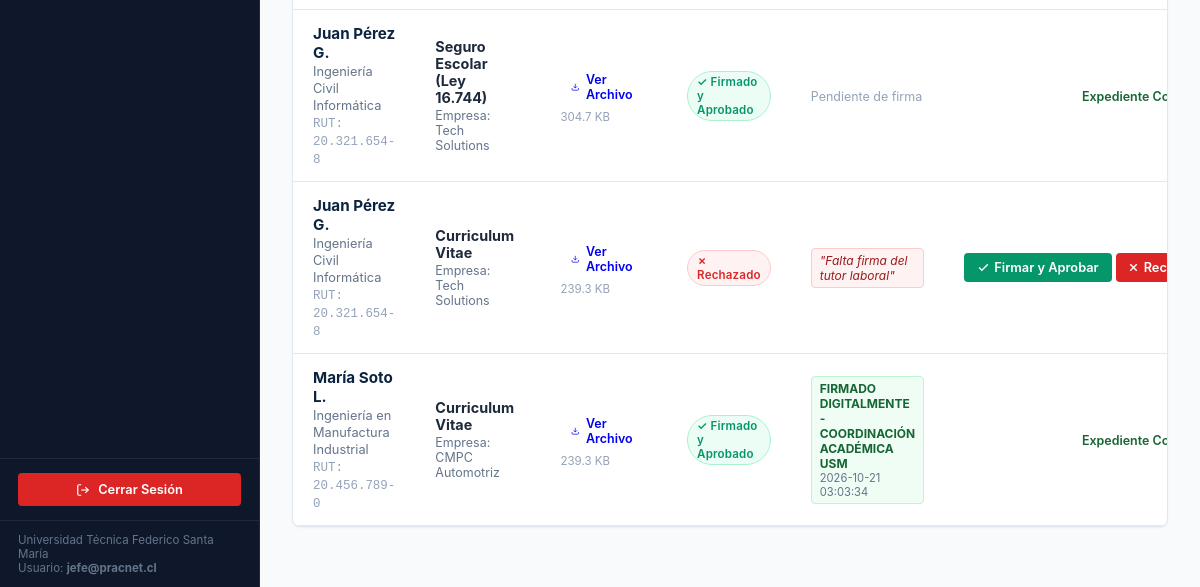
The page /admin/documentos (signed in, lower part) on the database as committed earlier.
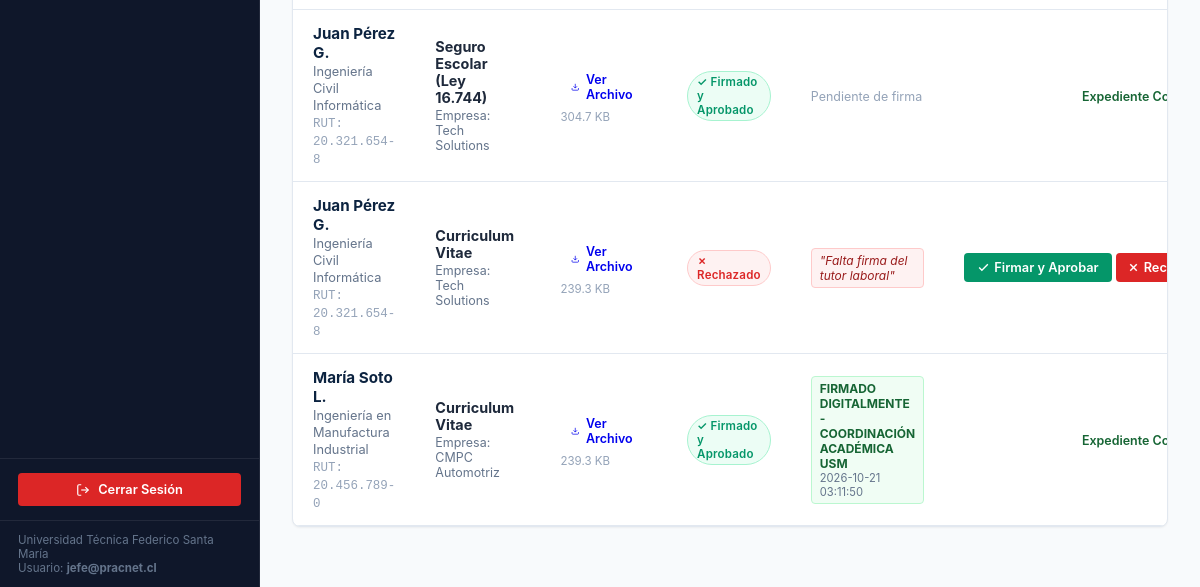
The same page on the database as committed later.
### tables this page shows
CREATE TABLE documento_practica (
            id INTEGER PRIMARY KEY AUTOINCREMENT,
            estudiante_id INTEGER NOT NULL REFERENCES estudiante(id) ON DELETE CASCADE,
            postulacion_id INTEGER REFERENCES postulacion(id) ON DELETE SET NULL,
            tipo_documento TEXT NOT NULL,
            nombre_archivo TEXT NOT NULL,
            ruta_archivo TEXT NOT NULL,
            tamano_bytes INTEGER,
            estado_validacion TEXT DEFAULT 'Pendiente',
            fecha_subida TIMESTAMP DEFAULT CURRENT_TIMESTAMP
        , observacion TEXT, firmado_por TEXT, fecha_firma TIMESTAMP);

CREATE TABLE estudiante (
            id INTEGER PRIMARY KEY AUTOINCREMENT,
            usuario_id INTEGER UNIQUE REFERENCES usuario(id) ON DELETE CASCADE,
            nombre TEXT NOT NULL,
            apellido TEXT,
            rut TEXT UNIQUE NOT NULL,
            correo_institucional TEXT NOT NULL,
            carrera TEXT NOT NULL,
            universidad TEXT DEFAULT 'Universidad Técnica Federico Santa María',
            sede TEXT DEFAULT 'Campus San Joaquín',
            ano_ingreso INTEGER DEFAULT 2022,
            semestre_actual INTEGER DEFAULT 8,
            avance_malla INTEGER DEFAULT 75,
            creditos_totales INTEGER DEFAULT 180,
            es_primera_practica INTEGER DEFAULT 1,
            habilidades TEXT,
            ubicacion TEXT DEFAULT 'Santiago, Chile',
            telefono TEXT DEFAULT '+56 9 1234 5678'
        );

CREATE TABLE empresa (
            id INTEGER PRIMARY KEY AUTOINCREMENT,
            usuario_id INTEGER REFERENCES usuario(id) ON DELETE SET NULL,
            nombre TEXT NOT NULL,
            area TEXT NOT NULL,
            direccion TEXT,
            correo_contacto TEXT,
            rut TEXT UNIQUE,
            convenio_vigente INTEGER DEFAULT 1,
            tasa_retencion INTEGER DEFAULT 35
        );

### app/routes_admin.py (the view)
@admin_bp.route('/documentos')
def documentos():
    estado_filtro = request.args.get('estado', '')
    with get_db() as conn:
        cursor = conn.cursor()
        query = """
            SELECT d.*, e.nombre as est_nombre, e.apellido as est_apellido, e.rut as est_rut, e.carrera as est_carrera,
                   o.titulo as oferta_titulo, emp.nombre as empresa_nombre
            FROM documento_practica d
            JOIN estudiante e ON d.estudiante_id = e.id
            LEFT JOIN postulacion p ON d.postulacion_id = p.id
            LEFT JOIN oferta_practica o ON p.oferta_practica_id = o.id
            LEFT JOIN empresa emp ON o.empresa_id = emp.id
        """
        params = []
        if estado_filtro:
            query += " WHERE d.estado_validacion = ?"
            params.append(estado_filtro)
        query += " ORDER BY d.id DESC"
        cursor.execute(query, tuple(params))
        documentos_lista = cursor.fetchall()
    return render_template('admin/documentos.html', documentos=documentos_lista, estado_filtro=estado_filtro)

### app/__init__.py (called while the page is built)
def create_app():
    app = Flask(__name__)
    app.config.from_object(Config)
    os.makedirs(app.config['UPLOAD_FOLDER'], exist_ok=True)
    init_db()
    from app.auth import auth_bp
    from app.routes_admin import admin_bp
    from app.routes_student import student_bp
    from app.routes_empresa import empresa_bp
    app.register_blueprint(auth_bp)
    app.register_blueprint(admin_bp)
    app.register_blueprint(student_bp)
    app.register_blueprint(empresa_bp)
    @app.route('/')
    def index():
        return redirect(url_for('auth.login'))
    @app.errorhandler(404)
    def page_not_found(e):
        return render_template('404.html'), 404
    @app.errorhandler(500)
    def internal_server_error(e):
        return render_template('500.html'), 500
    @app.after_request
    def apply_security_headers(response):
        return add_security_headers(response)
    return app

### app/database.py (called while the page is built)
def get_db_connection():
    conn = sqlite3.connect(Config.DATABASE_PATH)
    conn.row_factory = sqlite3.Row
    conn.execute("PRAGMA foreign_keys = ON;")
    return conn

@contextmanager
def get_db():
    conn = get_db_connection()
    try:
        yield conn
        conn.commit()
    except Exception as e:
        conn.rollback()
        raise e
    finally:
        conn.close()

### app/routes_admin.py (called while the page is built)
@admin_bp.before_request
@role_required(['admin', 'jefe_carrera'])
def restrict_admin():
    pass

### app/security.py (called while the page is built)
def role_required(allowed_roles):
    def decorator(f):
        @wraps(f)
        def decorated_function(*args, **kwargs):
            if 'user_id' not in session:
                flash('Por favor inicia sesión.', 'warning')
                return redirect(url_for('auth.login'))
            if session.get('rol') not in allowed_roles:
                flash('No tienes permisos suficientes para acceder a este módulo.', 'danger')
                return redirect(url_for('auth.unauthorized'))
            return f(*args, **kwargs)
        return decorated_function
    return decorator

def add_security_headers(response):
    response.headers['X-Content-Type-Options'] = 'nosniff'
    response.headers['X-Frame-Options'] = 'SAMEORIGIN'
    response.headers['X-XSS-Protection'] = '1; mode=block'
    response.headers['Referrer-Policy'] = 'strict-origin-when-cross-origin'
    return response

### app/templates/admin/documentos.html (shortened to what this page needs)
{% extends 'base.html' %}
{% block content %}
<div class="table-card">
  {% if documentos %}
  <table class="data-table">
    <tbody>
      {% for d in documentos %}
      <tr>
        <td>
          <strong style="color: var(--primary-navy); font-size: 0.95rem;">{{ d.est_nombre }} {{ d.est_apellido }}</strong><br>
          <span style="color: #64748b; font-size: 0.8rem;">{{ d.est_carrera }}</span><br>
          <span style="font-family: monospace; font-size: 0.78rem; color: #94a3b8;">RUT: {{ d.est_rut }}</span>
        </td>
        <td>
          <strong style="color: #1e293b; font-size: 0.9rem;">
            {% if d.tipo_documento == 'seguro_escolar' %}
              Seguro Escolar (Ley 16.744)
            {% elif d.tipo_documento == 'formulario_6000b' %}
              Formulario 6000 B
            {% elif d.tipo_documento == 'carta_aceptacion' %}
              Carta de Aceptación Empresa
            {% elif d.tipo_documento == 'informe_final' %}
              Informe Final de Práctica
            {% elif d.tipo_documento == 'curriculum' %}
              Curriculum Vitae
            {% else %}
              {{ d.tipo_documento }}
            {% endif %}
          </strong>
          {% if d.empresa_nombre %}
            <div style="font-size: 0.78rem; color: #64748b; margin-top: 2px;">
              Empresa: {{ d.empresa_nombre }}
            </div>
          {% endif %}
        </td>
        <td>
          <a href="{{ url_for('admin.descargar_documento_admin', doc_id=d.id) }}" class="btn btn-outline" style="padding: 4px 10px; font-size: 0.78rem; display: inline-flex; align-items: center; gap: 6px;">
            <svg width="12" height="12" viewBox="0 0 24 24" fill="none" stroke="currentColor" stroke-width="2"><path d="M21 15v4a2 2 0 0 1-2 2H5a2 2 0 0 1-2-2v-4"/><polyline points="7 10 12 15 17 10"/><line x1="12" y1="15" x2="12" y2="3"/></svg>
            <span>Ver Archivo</span>
          </a>
          <div style="font-size: 0.72rem; color: #94a3b8; margin-top: 3px;">
            {{ (d.tamano_bytes / 1024)|round(1) if d.tamano_bytes else '120' }} KB
          </div>
        </td>
        <td>
          {% if d.estado_validacion == 'Aprobado' %}
            <span class="badge badge-success">✓ Firmado y Aprobado</span>
          {% elif d.estado_validacion == 'Rechazado' %}
            <span class="badge badge-danger">✗ Rechazado</span>
          {% else %}
            <span class="badge badge-warning">● En Revisión</span>
          {% endif %}
        </td>
        <td style="max-width: 220px;">
          {% if d.firmado_por %}
            <div style="font-size: 0.75rem; color: #166534; background: #f0fdf4; border: 1px solid #bbf7d0; padding: 4px 8px; border-radius: 4px;">
              <strong>{{ d.firmado_por }}</strong>
              <div style="color: #64748b; font-size: 0.7rem;">{{ d.fecha_firma }}</div>
            </div>
          {% elif d.observacion %}
            <div style="font-size: 0.75rem; color: #991b1b; background: #fef2f2; border: 1px solid #fecaca; padding: 4px 8px; border-radius: 4px;">
              <em>"{{ d.observacion }}"</em>
            </div>
          {% else %}
            <span style="font-size: 0.78rem; color: #94a3b8;">Pendiente de firma</span>
          {% endif %}
        </td>
        <td style="text-align: right; white-space: nowrap;">
          {% if d.estado_validacion != 'Aprobado' %}
            <form method="POST" action="{{ url_for('admin.firmar_documento', doc_id=d.id) }}" style="display: inline-block; margin: 0;">
              <button type="submit" class="btn btn-success" style="padding: 6px 12px; font-size: 0.8rem; display: inline-flex; align-items: center; gap: 4px;">
                <svg width="13" height="13" viewBox="0 0 24 24" fill="none" stroke="currentColor" stroke-width="2.5"><polyline points="20 6 9 17 4 12"/></svg>
                <span>Firmar y Aprobar</span>
              </button>
            </form>
            <button type="button" onclick="abrirRechazo('{{ d.id }}', '{{ d.est_nombre }} {{ d.est_apellido }}', '{{ d.tipo_documento }}')" class="btn btn-danger" style="padding: 6px 10px; font-size: 0.8rem; display: inline-flex; align-items: center; gap: 4px;">
              <svg width="13" height="13" viewBox="0 0 24 24" fill="none" stroke="currentColor" stroke-width="2.5"><line x1="18" y1="6" x2="6" y2="18"/><line x1="6" y1="6" x2="18" y2="18"/></svg>
              <span>Rechazar</span>
            </button>
          {% else %}
            <span style="font-size: 0.78rem; color: #166534; font-weight: 600;">Expediente Conforme</span>
          {% endif %}
        </td>
      </tr>
      {% endfor %}
    </tbody>
  </table>
  {% endif %}
</div>
{% endblock %}

### app/templates/base.html (shortened to what this page needs)
<!DOCTYPE html>
<html lang="es">
<head>
  <link rel="stylesheet" href="{{ url_for('static', filename='css/pracnet.css') }}">
</head>
<body>
  {% if session.get('user_id') and session.get('rol') in ['admin', 'jefe_carrera'] %}
  <div class="app-container">
    <aside class="sidebar">
      <ul class="sidebar-menu">
      </ul>
      <div style="padding: 14px 18px; border-top: 1px solid rgba(255,255,255,0.08);">
        <a href="{{ url_for('auth.logout') }}" class="btn btn-danger btn-block" style="font-size: 0.8rem; padding: 8px;">
          <svg width="14" height="14" viewBox="0 0 24 24" fill="none" stroke="currentColor" stroke-width="2"><path d="M9 21H5a2 2 0 0 1-2-2V5a2 2 0 0 1 2-2h4"/><polyline points="16 17 21 12 16 7"/><line x1="21" y1="12" x2="9" y2="12"/></svg>
          Cerrar Sesión
        </a>
      </div>
      <div style="padding: 12px 18px; font-size: 0.72rem; color: #64748b; border-top: 1px solid rgba(255,255,255,0.08);">
        Universidad Técnica Federico Santa María<br>
        Usuario: <strong>{{ session.get('email') }}</strong>
      </div>
    </aside>
    <main class="main-content">
      {% block content %}{% endblock %}
    </main>
  </div>
  {% endif %}
</body>
</html>

### app/static/css/pracnet.css (style rules this page uses)
:root { --primary-navy: #0c2340; --primary-slate: #0f172a; --primary-surface: #1e293b; --accent-blue: #1d4ed8; --accent-blue-light: #eff6ff; --accent-gold: #b45309; --accent-gold-light: #fef3c7; --success-green: #059669; --success-light: #ecfdf5; --warning-amber: #d97706; --danger-red: #dc2626; --danger-light: #fef2f2; --bg-page: #f8fafc; --card-bg: #ffffff; --text-primary: #0f172a; --text-secondary: #475569; --text-muted: #64748b; --border-subtle: #e2e8f0; --border-strong: #cbd5e1; --sidebar-width: 260px; --radius-sm: 4px; --radius-md: 8px; --radius-lg: 12px; --shadow-sm: 0 1px 2px 0 rgb(0 0 0 / 0.05); --shadow-md: 0 4px 6px -1px rgb(0 0 0 / 0.07), 0 2px 4px -2px rgb(0 0 0 / 0.07); --shadow-lg: 0 10px 15px -3px rgb(0 0 0 / 0.08), 0 4px 6px -4px rgb(0 0 0 / 0.04); }
* { box-sizing: border-box; margin: 0; padding: 0; font-family: -apple-system, BlinkMacSystemFont, "Segoe UI", Roboto, "Helvetica Neue", Arial, sans-serif; }
body { background-color: var(--bg-page); color: var(--text-primary); min-height: 100vh; display: flex; flex-direction: column; -webkit-font-smoothing: antialiased; }
.app-container { display: flex; flex: 1; min-height: 100vh; }
.sidebar { width: var(--sidebar-width); background-color: var(--primary-slate); color: #f8fafc; display: flex; flex-direction: column; border-right: 1px solid rgba(255, 255, 255, 0.08); }
.sidebar-menu { list-style: none; padding: 16px 12px; flex: 1; }
.main-content { flex: 1; padding: 32px; overflow-y: auto; background-color: var(--bg-page); }
.table-card { background: var(--card-bg); border-radius: var(--radius-md); border: 1px solid var(--border-subtle); box-shadow: var(--shadow-sm); overflow: hidden; margin-bottom: 28px; }
.data-table { width: 100%; border-collapse: collapse; }
.data-table td { padding: 14px 20px; border-bottom: 1px solid var(--border-subtle); font-size: 0.88rem; color: var(--text-secondary); }
.badge { display: inline-flex; align-items: center; gap: 4px; padding: 3px 9px; border-radius: 9999px; font-size: 0.72rem; font-weight: 600; letter-spacing: 0.2px; }
.badge-success { background: var(--success-light); color: var(--success-green); border: 1px solid #a7f3d0; }
.badge-danger { background: var(--danger-light); color: var(--danger-red); border: 1px solid #fecaca; }
.btn { display: inline-flex; align-items: center; justify-content: center; gap: 8px; font-weight: 600; padding: 8px 16px; border-radius: var(--radius-sm); border: 1px solid transparent; cursor: pointer; text-decoration: none; font-size: 0.88rem; transition: all 0.15s ease-in-out; }
.btn-success { background-color: var(--success-green); color: #ffffff; }
.btn-danger { background-color: var(--danger-red); color: #ffffff; }
.btn-block { width: 100%; }

Rows that differ between the two databases and show on the page:
changed documento_practica "FIRMADO DIGITALMENTE - COORDINACIÓN ACADÉMICA USM": fecha_firma "2026-10-21 03:03:34" → "2026-10-21 03:11:50"
